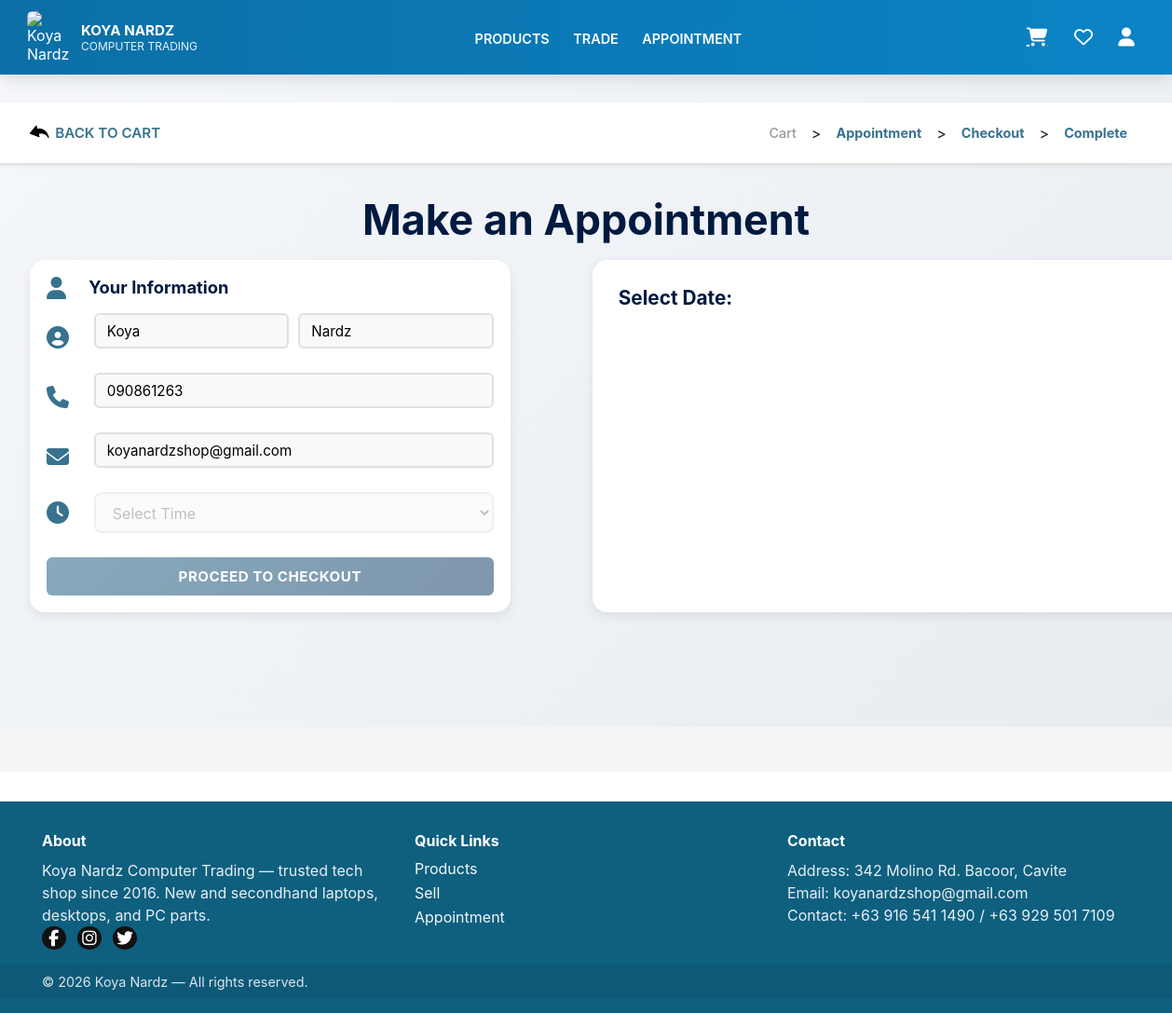
Screenshot of /appointment (signed in) with the database file from the repository.
### app/models.py (models this page shows, shortened)
class CustomUser(AbstractUser):
    email = models.EmailField(unique=True)
    contact = models.CharField(max_length=15, null=True, blank=True)
    address = models.TextField(null=True, blank=True)
    avatar = models.ImageField(upload_to='avatars/', null=True, blank=True, default='avatars/user_default.png')
    is_oauth_pending = models.BooleanField(default=False, help_text="True if account created via OAuth but profile not completed")
    botpress_user_key = models.TextField(null=True, blank=True, help_text="Cached Botpress chat API user key")
    USERNAME_FIELD = ("email")
    REQUIRED_FIELDS = ["username"]

### app/views.py (the view, shortened to what this page needs)
# urls.py: path('appointment', views.appoint, name='appointment'),
@login_required
def appoint(request):
    form = AppointmentForm()
    if request.method == 'POST':
        form = AppointmentForm(request.POST)
        if form.is_valid():
            selected_date = form.cleaned_data['date']
            count = Appointment.objects.filter(date=selected_date).count()
            if count >= 10:
                form.add_error('date', 'Maximum appointments reached for this date.')
            else:
                request.session['appointment_data'] = {
                    'first_name': form.cleaned_data['first_name'],
                    'last_name': form.cleaned_data['last_name'],
                    'contact': form.cleaned_data['contact'],
                    'email': form.cleaned_data['email'],
                    'date': selected_date.isoformat(),
                    'time': form.cleaned_data['time']
                }
                return redirect('checkout')
    else:
        initial_data = {
            'first_name': request.user.first_name,
            'last_name': request.user.last_name,
            'email': request.user.email,
            'contact': request.user.contact,
        }
        form = AppointmentForm(initial=initial_data)
    appointments = Appointment.objects.all()
    events = [{
            'title': f"{appoint.first_name} {appoint.last_name}",
            'start': appoint.date.strftime('%Y-%m-%d'),
            'color': 'green'
        }for appoint in appointments]
    direct_checkout = request.session.get('direct_checkout')
    product_info = None
    return render(request, 'app/buying/appointment.html', {
        'form': form,
        'events': json.dumps(events),
        'product_info': product_info,
        'direct_checkout': direct_checkout
    })

### app/forms.py
class AppointmentForm(forms.ModelForm):
    TIME_CHOICES = [
        ("10:00", "10:00 AM"),
        ("11:00", "11:00 AM"),
        ("12:00", "12:00 PM"),
        ("13:00", "01:00 PM"),
        ("14:00", "02:00 PM"),
        ("15:00", "03:00 PM"),
        ("16:00", "04:00 PM"),
        ("17:00", "05:00 PM"),
    ]
    time = forms.ChoiceField(
        choices=TIME_CHOICES,
        widget=forms.Select()
    )
    class Meta:
        model = Appointment
        fields = ['first_name', 'last_name', 'contact', 'email', 'date', 'time']
        widgets = {
            'first_name': forms.TextInput(attrs={'placeholder': 'First Name'}),
            'last_name': forms.TextInput(attrs={'placeholder': 'Last Name'}),
            'contact': forms.TextInput(attrs={'placeholder': 'Contact No.', 'type': 'tel', 'pattern': '[0-9]*', 'inputmode': 'numeric', 'maxlength': '15'}),
            'email': forms.EmailInput(attrs={'placeholder': 'Email'}),
            'date': forms.DateInput(
                attrs={
                    'type': 'date',
                    'min': date.today().isoformat()
                    }),
        }

### app/context_processors.py (called while the page is built, shortened)
def favorites_context(request):
    favorites_list = []
    products = Product.objects.none()
    if request.user.is_authenticated:
        favorites = Favorite.objects.filter(user=request.user).values_list('favorite_product_id', flat=True)
        favorites_list = [str(f) for f in favorites]
        products = Product.objects.filter(id__in=favorites)
    valid_products = []
    for p in products:
        if p.has_valid_image():
            valid_products.append(p)
    cart = request.session.get('cart', {})
    cart_count = sum(item.get('quantity', 0) for item in cart.values())
    return {
        'products_favorite': valid_products,
        'favorites': favorites_list,  # Also provide the raw list for template checks
        'cart_count': cart_count
    }

### app/templates/app/buying/appointment.html (shortened to what this page needs)
{% extends 'app/navigation.html' %}
{% load static %}
{% block content %}
<div class="appointmentpage">
    <div class="upperappointment">
        <a href="{% url 'cart' %}"><img src="{% static 'images/icon/black-back.png' %}" alt=""> Back to Cart</a>
        <ul>
            <li>Cart</li>
            <p>></p>
            <li>Appointment</li>
            <p>></p>
            <li>Checkout</li>
            <p>></p>
            <li>Complete</li>
        </ul>
    </div>
    <div class="appointment_body">
        <h3>Make an Appointment</h3>
        <div class="appointment_bodybody">
            <div class="appointment_left_column">
                <div class="appointment_right">
                    <p><i class="fas fa-user"></i> Your Information</p>
                    <form method="POST">
                        <div class="apppointment_rightform">
                            <i class="fas fa-user-circle"></i><p>{{ form.first_name }}</p>
                            <p>{{ form.last_name }}</p>
                        </div>
                        <div class="apppointment_rightform">
                        <i class="fas fa-phone"></i><p>{{ form.contact }}</p>
                        </div>
                        <div class="apppointment_rightform">
                        <i class="fas fa-envelope"></i><p>{{ form.email }}</p>
                        </div>
                        <div class="apppointment_rightform">
                            <i class="fas fa-clock"></i>
                            <select id="id_time_select" disabled style="flex: 1; height: 44px; padding: 10px 14px; border: 2px solid #e0e0e0; border-radius: 8px; background-color: #f8f9fa; font-size: 1rem; font-family: Montserrat; cursor: pointer; transition: all 0.3s ease;">
                                <option value="">Select Time</option>
                            </select>
                        </div>
                        <button class="apppointmentright_formbutton" type="submit" id="submit-btn" disabled style="opacity: 0.6; cursor: not-allowed;">Proceed to Checkout</button>
                    </form>
                </div>
            </div>
            <div class="appointment_left">
                <p>Select Date:</p>
                <div id="appointment-calendar">
                </div>
            </div>
        </div>
    </div>
</div>
{% endblock content %}

### app/templates/app/navigation.html (style rules this page uses)
body, html, * { font-family: -apple-system, BlinkMacSystemFont, 'Segoe UI', Roboto, 'Helvetica Neue', Arial, sans-serif !important; }
.fa:before, .fa::before, .fab:before, .fab::before, .fal:before, .fal::before, .far:before, .far::before, .fas:before, .fas::before, .fat:before, .fat::before, .fad:before, .fad::before, .fa-solid:before, .fa-solid::before, .fa-regular:before, .fa-regular::before, .fa-light:before, .fa-light::before, .fa-thin:before, .fa-thin::before, .fa-duotone:before, .fa-duotone::before, .fa-brands:before, .fa-brands::before, [class^="fa-"]:before, [class*=" fa-"]:before, [class^="fa-"]::before, [class*=" fa-"]::before { font-family: 'Font Awesome 6 Free' !important; }
.fa-solid::before, .fas::before, .fa-solid:before, .fas:before { font-family: 'Font Awesome 6 Free' !important; font-weight: 900 !important; }
i[class*="fa-"], .fa, .fa-solid, .fa-regular, .fa-light, .fa-thin, .fa-duotone, .fa-brands { display: inline-block !important; visibility: visible !important; opacity: 1 !important; }

### rows the page displays
CustomUser: first_name "Koya", last_name "Nardz", contact "090861263", email "koyanardzshop@gmail.com"
